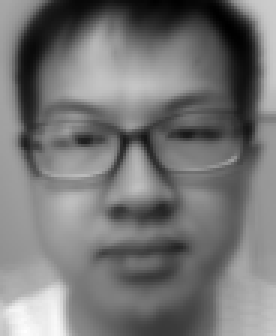
#> input picture face_recognizer/training/mean.png, 92 x 112 px, given in place of the camera (shown 3 times larger)
$ python Face_capture_positives.py
#> lines starting #> are read from the running program, lines starting #| are printed output that depends on the picture; after the words box and inside, x2 and y2 are one past the last pixel; in counts of white or black regions, pixels touching at a corner belong together
### face_recognizer/Config.py
import cv2

# 訓練對象人名(請輸入自己的名字) ?
MY_NAME = 'Howard'

# 樣本素材張數
SAMP_AMOUNT = 200

# 定義均值圖檔檔名
MEAN_FILE = './training/mean.png'

# 定義正片圖檔檔名
POSITIVE_EIGENFACE_FILE = './training/positive_eigenface.png'

# 定義負片圖檔檔名
NEGATIVE_EIGENFACE_FILE = './training/negative_eigenface.png'

# 定義正樣本檔案檔名的前置詞為 positive_
POSITIVE_FILE_PREFIX = 'positive_'

# 辨識特徵數(臉部特徵數為80)
COMPONENT_NUMBER = 80

# 辨識信心水準(越小要求越高，盡量不要小於1500)
POSITIVE_THRESHOLD = 2000.0

# 特定人臉辨識訓練集檔名
TRAINING_FILE = './training/' + MY_NAME + '_training.haarcascades'

# 正樣本目錄名
POSITIVE_DIR = './training/positive'

# 負樣本目錄名
NEGATIVE_DIR = './training/negative'

# 辨識結果允收的狀態旗標
POSITIVE_LABEL = 1

# 辨識結果拒絕的狀態旗標
NEGATIVE_LABEL = 2

# 人臉辨識訓練集
HAAR_FACES = './haarcascades/haarcascade_frontalface_alt.xml'

# 取樣縮放比例
HAAR_SCALE_FACTOR = 1.3

# 取樣最小寬放數
HAAR_MIN_NEIGHBORS = 4

# 取樣最小樣本尺寸
HAAR_MIN_SIZE = (30, 30)

# 辨識相片寬的像素數
FACE_WIDTH = 92

# 辨識相片高的像素數量
FACE_HEIGHT = 112


# 定義 detect_single 函式，傳入 image 與 haar_faces
def detect_single(image, haar_faces):
    # 層疊分類器進行多物件檢測
    faces = haar_faces.detectMultiScale(image,
        scaleFactor = HAAR_SCALE_FACTOR,
        minNeighbors = HAAR_MIN_NEIGHBORS,
        minSize = HAAR_MIN_SIZE,
        flags = cv2.CASCADE_SCALE_IMAGE)

    # 若找不到人臉或不只一張人臉
    if len(faces) != 1:
        # 則傳出 無
        return None

    # 否則傳出陣列中第 0 個人臉物件
    return faces[0]


# 定義 crop 函式
# 裁剪框由 x，y（左上角）和 w，h（寬度和高度）定義到與 face_recognizer 訓練數據具有相同寬高比的圖像。
# 如果框位於圖像邊緣附近，則返回較小的裁剪。
# [22 lines left out: functions crop, resize, not called in this run]

### face_recognizer/Face_capture_positives.py
# 匯入所需程式庫
import glob
import os
import cv2
from face_recognizer import Config


# 載入 Config.HAAR_FACES 指定的層疊分類器
haar_faces = cv2.CascadeClassifier(Config.HAAR_FACES)

# 主程式
if __name__ == '__main__':
    # 取得攝像鏡頭位置
    camera = cv2.VideoCapture(0)

    # 設定攝像鏡頭捕捉區域
    camera.set(cv2.CAP_PROP_FRAME_WIDTH, 640)
    camera.set(cv2.CAP_PROP_FRAME_HEIGHT, 480)

    # 假如 config.POSITIVE_DIR 指定的目錄不存在
    if not os.path.exists(Config.POSITIVE_DIR):
        # 新增 config.POSITIVE_DIR 指定的目錄
        os.makedirs(Config.POSITIVE_DIR)

    # 找出 config.POSITIVE_DIR 指定的目錄符合檔案名規則的檔案
    files = sorted(glob.glob(os.path.join(Config.POSITIVE_DIR,
                                          Config.POSITIVE_FILE_PREFIX + '[0-9][0-9][0-9].pgm')))
    # 設定計算器為 0
    count = 0

    # 若找到既有的正樣本檔案
    if len(files) > 0:
        # 計算出下個檔案編號
        count = int(files[-1][-7:-4]) + 1

    print('捕獲到正確的訓練圖像')

    # 無窮迴圈
    while True:
        # 捕捉 frame-by-frame (讀取相片)
        ret, image = camera.read()  # ret : 讀到的 frame 是正確的話會回傳 true
#> image is the input picture: shape (112, 92, 3); min 0, max 255, mean 117.5

        # 利用 OpenCV 轉為灰階相片
        gray = cv2.cvtColor(image, cv2.COLOR_RGB2GRAY)

        # 進行判斷是否是單一人臉的相片
        result = Config.detect_single(gray, haar_faces)
#> in detect_single, `faces = haar_faces.detectMultiScale(image, scaleFactor = HAAR_SCALE_FA..`: faces = [[8, 17, 74, 74]]
#> result = [8, 17, 74, 74]

        # 若不是單一人臉的相片
        if result is None:
            # 列印錯誤並請重拍的訊息
            print('無法檢測到單個 face_recognizer (只可以有一個臉，其他人請讓開)！檢查capture.pgm中的圖像以查看捕獲的內容，並再次嘗試。')
            # 回到迴圈起始位置(重拍)
            continue

        # 取得欲裁切的資料
        x, y, w, h = result
#> x = 8; y = 17; w = 74; h = 74
        cv2.putText(image, Config.MY_NAME, (x + 100, y - 10), cv2.FONT_HERSHEY_COMPLEX, 1.2, (0, 255, 0), 2)
        cv2.rectangle(image, (x, y), (x + w, y + h), (0, 0, 255), 2)
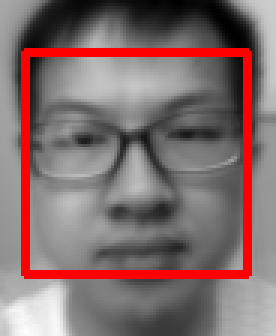
#> image: shape (112, 92, 3) (shown 3 times larger); 8.58% of pixels changed, all inside (x1, y1, x2, y2) = (7, 16, 84, 93)

        # 將 frame 顯示於視窗中 (這樣才可以看到自己的臉)
        cv2.imshow('Video', image)

        # 按下 q 離開迴圈 (「1」表示停 1ms 來偵測是否使用者有按下q。若設定為「0」就表示持續等待至使用者按下按鍵為止)
        if cv2.waitKey(1) & 0xFF == ord('q'):
#> (key q is pressed here)
            break

        # 進行裁切
        crop = Config.crop(gray, x, y, w, h)

        # 產生新編檔名
        filename = os.path.join(Config.POSITIVE_DIR, Config.POSITIVE_FILE_PREFIX + '%03d.pgm' % count)

        # 將裁切、縮放、灰階化後得圖片依新編檔名寫入 config.POSITIVE_DIR 指定的目錄
        cv2.imwrite(filename, crop)

        # 列印成功儲存訊息
        print('找到 face_recognizer 並儲存培訓圖片', filename)


        # 編號加 1
        count += 1
        if count > Config.SAMP_AMOUNT:
            print('Finish')
            break;

    # 釋放資源
    camera.release()

    # 關閉所有視窗
    cv2.destroyAllWindows()
